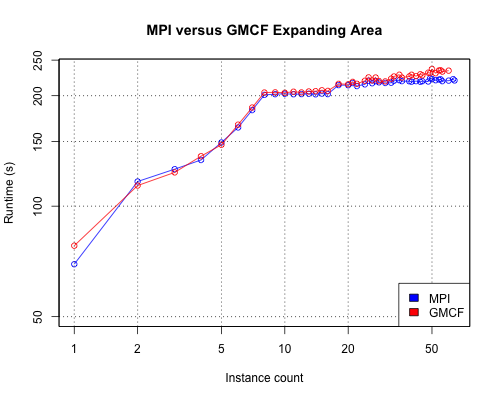

The script that saved this image:
data <- read.table("GMCF-MPI-expanding-area.input", header=T, sep="\t")

y_range = range(50, data$mpi, data$gmcf)
x_range = range(data$processes)

plot_colours <- c("blue", "red")

png(filename="GMCF-MPI-expanding-area.png", height=400, width=500, bg="white")

plot(data$processes, data$mpi, log="xy",type="l", col=plot_colours[1], ylim=y_range, xlim=x_range, axes=TRUE, ann=FALSE)

lines(data$processes, data$gmcf, type="l", col=plot_colours[2], ylim=y_range, xlim=x_range, ann=FALSE)

abline(v=c(1, 2, 5, 10, 20, 50), col="grey10", lty="dotted")
abline(h=c(50, 100, 150, 200), col="grey10", lty="dotted")

legend("bottomright", legend = c("MPI", "GMCF"), fill=plot_colours)

title(main="MPI versus GMCF Expanding Area")
title(xlab="Instance count")
title(ylab="Runtime (s)")

box()
